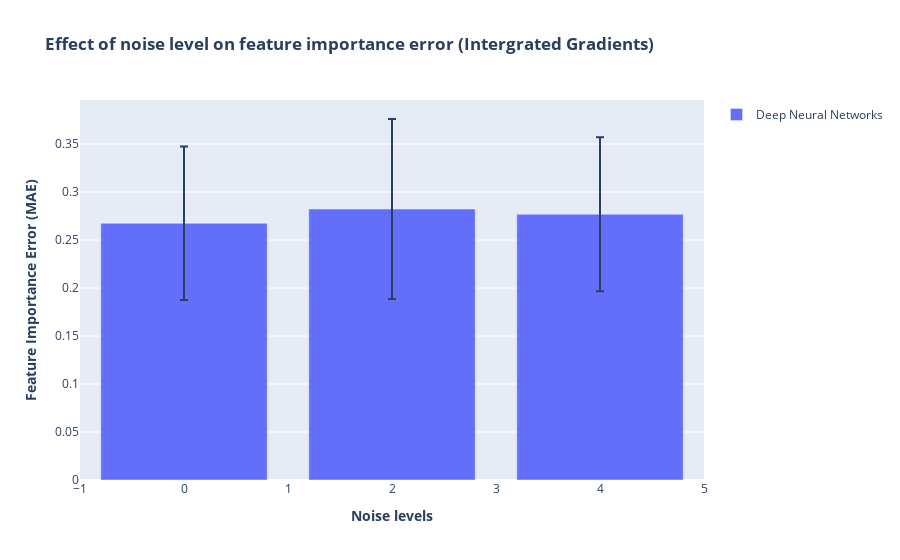

Source (notebook cell):
### Code cell
y = [dnnig_noise_mean]
err = [dnnig_noise_std]
name = ['Deep Neural Networks']

fig = make_subplots(specs=[[{"secondary_y": False}]])
figure_add_traces(noise, y, name, err)


# Add figure title
fig.update_layout(
    title_text="<b>Effect of noise level on feature importance error (Intergrated Gradients)</b>",
    barmode='group'
)
# fig.update_traces(texttemplate='%{text:.2s}', textposition='outside')
# fig.update_layout(uniformtext_minsize=8, uniformtext_mode='hide')


# Set x-axis title
fig.update_xaxes(title_text="<b>Noise levels</b>")

# Set y-axes titles
fig.update_yaxes(title_text="<b>Feature Importance Error (MAE)</b>", secondary_y=False)
#fig.update_yaxes(title_text="<b>SHAP Error</b>", secondary_y=True)


fig.show()

### Figure 1 — Plotly figure (JSON) as saved in the notebook; plotly's stock layout.template omitted (floating-point values rounded to 4 significant figures)
{"data": [{"error_y": {"array": [0.07998, 0.09382, 0.08019], "type": "data"}, "name": "Deep Neural Networks", "offsetgroup": "0", "showlegend": true, "type": "bar", "x": ["0", "2", "4"], "xaxis": "x", "y": [0.2674, 0.2823, 0.2769], "yaxis": "y"}], "layout": {"barmode": "group", "title": {"text": "<b>Effect of noise level on feature importance error (Intergrated Gradients)</b>"}, "xaxis": {"anchor": "y", "domain": [0, 1], "title": {"text": "<b>Noise levels</b>"}}, "yaxis": {"anchor": "x", "domain": [0, 1], "title": {"text": "<b>Feature Importance Error (MAE)</b>"}}}}
